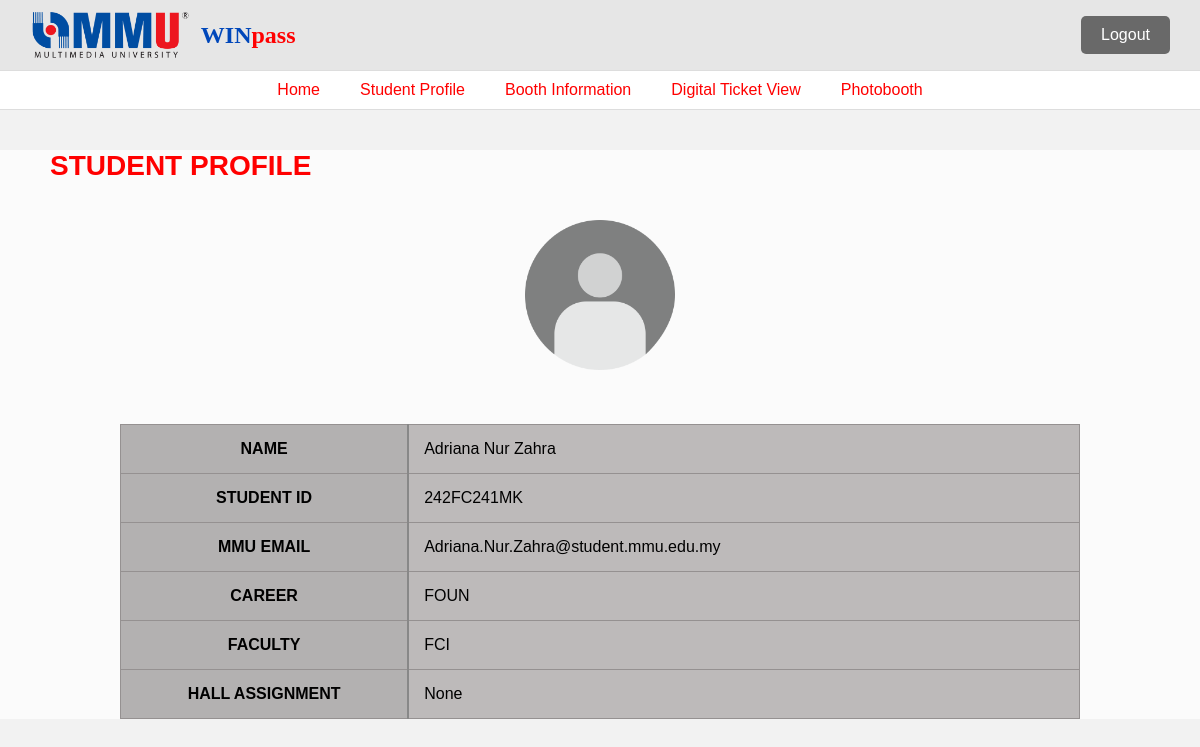
Page /Student-Profile (signed in) on the earlier database version.
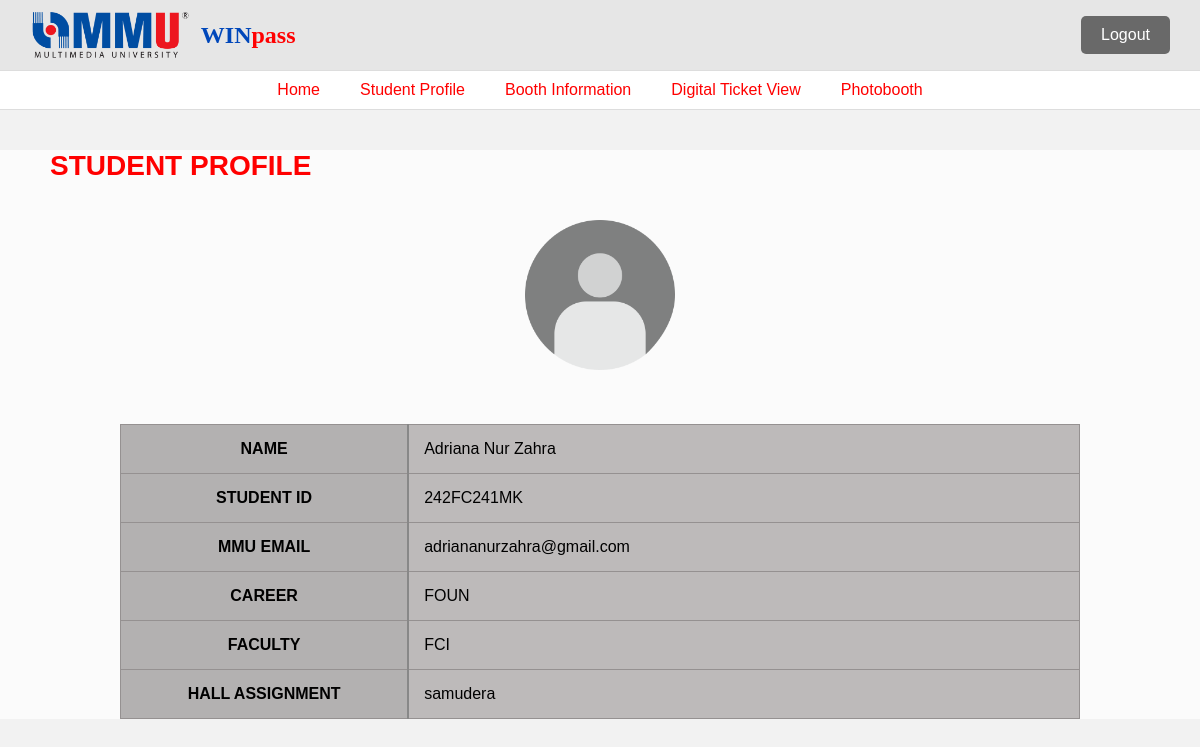
Same page on the later database version.
### tables this page shows
CREATE TABLE "user" (
	"id"	INTEGER,
	"name"	TEXT NOT NULL,
	"mmu_id"	TEXT NOT NULL,
	"email"	NUMERIC NOT NULL,
	"password"	TEXT NOT NULL,
	"hall"	TEXT,
	"career"	TEXT,
	"faculty"	TEXT,
	"campus"	TEXT,
	"face_data"	BLOB,
	"qr_code"	TEXT,
	"ticket_path"	TEXT,
	"goodies_status"	TEXT DEFAULT 'Pending',
	"badge_status"	TEXT DEFAULT 'Pending',
	"ticket_status"	TEXT DEFAULT 'Pending',
	PRIMARY KEY("id" AUTOINCREMENT)
);

### app.py (the view)
@app.route('/Student-Profile')
def student_profile():
    if 'mmu_id' not in session:
        return redirect(url_for('login_users'))
    conn = sqlite3.connect(db_path)
    cursor = conn.cursor()
    cursor.execute(
        "SELECT name, mmu_id, email, career, faculty, hall FROM user WHERE mmu_id = ?",
        (session['mmu_id'],)
    )
    user = cursor.fetchone()
    conn.close()
    if user:
        user_data = {
            'name': user[0],
            'mmu_id': user[1],
            'email': user[2],
            'career': user[3],
            'faculty': user[4],
            'hall': user[5]
        }
    else:
        user_data = None
    return render_template('student_profile.html', user=user_data)

### templates/student_profile.html (shortened to what this page needs)
<!DOCTYPE html>
<html lang="en">
<head>
  <link rel="stylesheet" href="{{ url_for('static', filename='style.css') }}">
</head>
<body>
  <header>
    <div class="top-bar">
      <div class="logo-area">
        <img src="{{ url_for('static', filename='img_mmu.png') }}" alt="MMU Logo" class="logo"/>
        <span class="win">WIN<span class="pass">pass</span></span>
      </div>
      <div class="user-icon">
        {% if 'mmu_id' in session %}
        <form action="{{ url_for('logout') }}" method="POST">
            <button type="submit" class="logout-btn">Logout</button>
        </form>
    {% else %}
        <a href="{{ url_for('login_users') }}">
            <img src="{{ url_for('static', filename='img_user.png') }}" alt="User Icon" class="user-avatar">
        </a>
    {% endif %}
      </div>
    </div>
    <nav>
      <ul>
        <li><a href="{{ url_for('homepage') }}">Home</a></li>
        <li><a href="{{ url_for('student_profile') }}">Student Profile</a></li>
        <li><a href="{{ url_for('booth_info') }}">Booth Information</a></li>
        <li><a href="{{ url_for('digital_ticket') }}">Digital Ticket View</a></li>
        <li><a href="{{ url_for('photobooth_page') }}">Photobooth</a></li>
      </ul>
    </nav>
  </header>
  <section class="profile-section">
    <h2>STUDENT PROFILE</h2>
    <div class="avatar">
      <img src="{{ url_for('static', filename='img_user.png') }}" alt="User Icon">
    </div>
    {% if session['mmu_id'] %}
    <table class="profile-table">
      <tr>
        <td class="subject">NAME</td>
        <td>{{ session['name'] }}</td>
      </tr>
      <tr>
        <td class="subject">STUDENT ID</td>
        <td>{{ session['mmu_id'] }}</td>
      </tr>
      <tr>
        <td class="subject">MMU EMAIL</td>
        <td>{{ session['email'] }}</td>
      </tr>
      <tr>
        <td class="subject">CAREER</td>
        <td>{{ session['career'] }}</td>
      </tr>
      <tr>
        <td class="subject">FACULTY</td>
        <td>{{ session['faculty'] }}</td>
      </tr>
      <tr>
        <td class="subject">HALL ASSIGNMENT</td>
        <td>{{ session['hall'] }}</td>
      </tr>
    </table>
  {% else %}
    <p>Please <a href="{{ url_for('login_users') }}">log in</a> to view your profile.</p>
  {% endif %}
</section>
  </body>
  </html>

### static/style.css (style rules this page uses)
* { margin: 0; padding: 0; box-sizing: border-box; font-family: Arial, sans-serif; }
body { background-color: #f2f2f2; }
.top-bar { background-color: #e6e6e6; display: flex; justify-content: space-between; align-items: center; padding: 10px 30px; }
.logo-area { display: flex; align-items: center; gap: 10px; }
.logo { height: 50px; }
.win { font-family: "Trirong", serif; font-size: 24px; font-weight: bold; color: #0047ba; }
.pass { font-family: "Trirong", serif; color: red; }
nav { background-color: white; border-top: 1px solid #ddd; border-bottom: 1px solid #ddd; }
nav ul { display: flex; justify-content: center; padding: 10px 0; list-style: none; gap: 40px; }
nav a { color: red; text-decoration: none; font-weight: 500; }
button { padding: 13px; cursor: pointer; background-color: #4281e7; color: #fff; font-size: 22px; border-radius: 12px; }
table { width: 100%; border-collapse: collapse; background-color: #aaa; color: black; }
th, td { padding: 12px; text-align: left; border-bottom: 2px solid #ddd; }
h2 { color: red; padding-bottom: 8px; margin-top: 32px; font-weight: bolder; }
a { color: #00bfff; text-decoration: none; }
section { margin: 0; font-family: Arial, sans-serif; background-color: rgba(255, 255, 255, 0.7); color: white; }
.user-icon { position: relative; }
.profile-section { margin: 40px auto; }
.profile-section h2 { padding-left: 50px; font-weight: bolder; font-size: 28px; color: red; }
.avatar { text-align: center; margin: 30px 0; }
.avatar img { width: 150px; height: 150px; }
.profile-table { width: 80%; margin: 50px auto; border-collapse: collapse; background-color: #bdbaba; }
.profile-table td { padding: 15px; border: 1px solid #959191; }
.profile-table td.subject { font-weight: bold; background-color: #b3b1b1; width: 30%; border-right: 2px solid #888; text-align: center; }
.logout-btn { padding: 10px 20px; background-color: hsl(0, 0%, 41%); color: white; border: none; border-radius: 5px; cursor: pointer; font-size: 16px; }

Differences in the rows shown:
changed user "Adriana Nur Zahra": email "Adriana.Nur.Zahra@student.mmu.edu.my" → "adriananurzahra@gmail.com"; hall (not shown) → "samudera"
Other differences:
{{ session['hall'] }}: "None" → (not shown)
